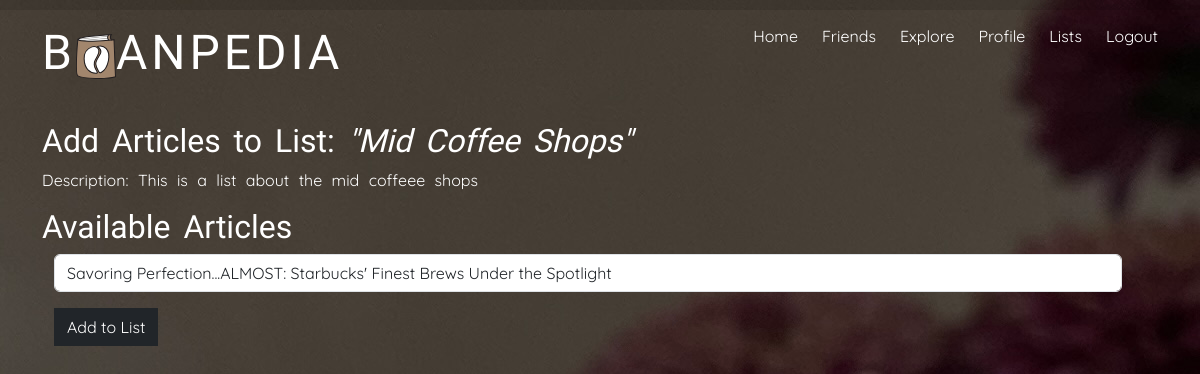
The page /project/list.php?list_id=9 on the database its author committed.
### tables this page shows
CREATE TABLE `lists` (
  `id` int NOT NULL,
  `name` varchar(255) NOT NULL,
  `description` text,
  `user_id` int NOT NULL,
  `created_at` timestamp NOT NULL DEFAULT CURRENT_TIMESTAMP
);

### project/list.php (the view, shortened to what this page needs)
<?php include "head.php";?>
        <link rel="stylesheet" type="text/css" href="css/style.css"/>
        <link rel="stylesheet" type="text/css" href="css/index.css"/>
    </head>
    <body>
        <div class="container">
            <div id="progress-bar-container">
            </div>
            <?php include "header.php";?>
            <?php
                include "config.php";
                    $listID = $_GET['list_id'];
                    $query = "SELECT * FROM lists WHERE id = ?";
                    $stmt = $conn->prepare($query);
                    $stmt->bind_param("i", $listID);
                    $stmt->execute();
                    $result = $stmt->get_result();
                    $list = $result->fetch_assoc();
                    $quer = "SELECT * FROM articles";
                    $res = $conn->query($quer);
                    $articles = $res->fetch_all(MYSQLI_ASSOC);
            ?>
            <br/>
            <h3>Add Articles to List: <i>"<?php echo $list['name']; ?>"</i></h3>
            <p id="p">Description: <?php echo $list['description']; ?></p>
            <h3>Available Articles</h3>
            <div class="container row">
                <form action="list.php?list_id=<?php echo $listID; ?>" method="POST">
                    <div class="form-group">
                        <select class="form-control" name="article_id">
                            <?php foreach ($articles as $article): ?>
                                <option value="<?php echo $article['id']; ?>"><?php echo $article['name']; ?></option>
                            <?php endforeach; ?>
                        </select>
                        <button type="submit" class="btn btn-dark mt-3 mb-3" name="add_to_list">Add to List</button>
                    </div>
                </form>
                <br/><br/>
            </div>
    </div>
    </body>
</html>

### project/css/style.css (style rules this page uses)
#progress-bar-container { position: fixed; top: 0; left: 0; width: 100%; height: 10px; background-color: #0000001e; z-index: 9999; }
h2, h3 { font-family: 'Gilda Display', sans-serif; font-size: 2em; color: white; }
body { font-family: 'Quicksand', sans-serif; font-size: 1em; word-spacing: 5px; background-image: url('../images/bg.JPG'); }
#p { color: white; }

### project/css/index.css (style rules this page uses)
form { color: white; }
.btn { border-radius: 0.5%; -webkit-border-radius: 0.5%; -moz-border-radius: 0.5%; -ms-border-radius: 0.5%; -o-border-radius: 0.5%; }

### rows shown on the page
lists: name "Mid Coffee Shops", description "This is a list about the mid coffeee shops"

### other values the page prints
form field article_id "Savoring Perfection...ALMOST: Starbucks' Finest Brews Under the Spotlight"
